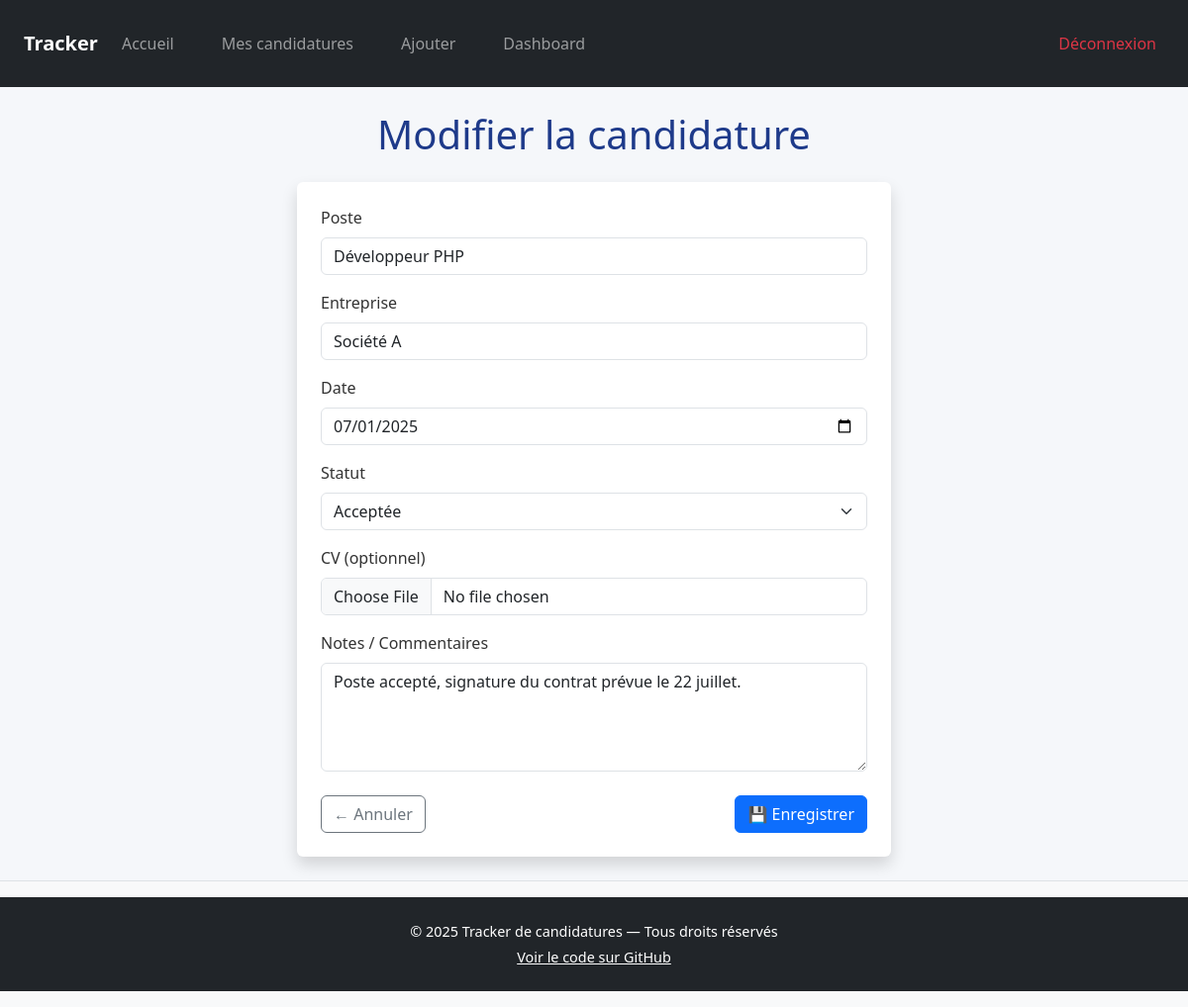
The page /public/index.php?page=modifier&id=1 (signed in) on the database its author committed.
### tables this page shows
CREATE TABLE IF NOT EXISTS `candidatures` (
  `id` int NOT NULL AUTO_INCREMENT,
  `poste` varchar(100) NOT NULL,
  `entreprise` varchar(100) NOT NULL,
  `date` date NOT NULL,
  `statut` varchar(50) NOT NULL,
  `cv` varchar(255) DEFAULT NULL,
  `notes` text NOT NULL,
  `user_id` int NOT NULL,
  PRIMARY KEY (`id`),
  KEY `USER_ID` (`user_id`)
);

### src/Controller/applicationcontroller.php (called while the page is built, shortened)
<?php
require_once __DIR__ . '/../Model/candidature.php';
class ApplicationController
{
    public function modifierCandidature()
    {
        $id = $_GET['id'] ?? null;
        $candidature = Candidature::findById($id);
        include __DIR__ . '/../View/layout.php';
    }
}

### src/Model/candidature.php (called while the page is built, shortened)
<?php
class Candidature
{
    public function __construct($id, $poste, $entreprise, $date, $statut = 'En attente', $cv = null, $notes = '')
    {
        $this->id = $id;
        $this->poste = $poste;
        $this->entreprise = $entreprise;
        $this->date = $date;
        $this->statut = $statut;
        $this->notes = $notes;
    }
    public static function findById($id): ?Candidature
    {
        $pdo = Database::getConnection();
        $stmt = $pdo->prepare("SELECT * FROM candidatures WHERE id = ?");
        $stmt->execute([$id]);
        $row = $stmt->fetch(PDO::FETCH_ASSOC);
        if ($row) {
            return new Candidature(
                $row['id'],
                $row['poste'],
                $row['entreprise'],
                $row['date'],
                $row['statut'] ?? 'En attente',
                $row['cv'] ?? null,
                $row['notes'] ?? ''
            );
        }
        return null;
    }
}

### src/view/edit_candidature.php (the view, shortened to what this page needs)
<h1 class="text-center mb-4">Modifier la candidature</h1>
<?php if (!empty($candidature)) : ?>
  <form
    method="post"
    action="?page=enregistrer_modification&id=<?= $candidature->id ?>"
    enctype="multipart/form-data"
    class="mx-auto p-4 bg-white rounded shadow"
    style="max-width: 600px;"
  >
    <div class="mb-3">
      <label for="poste" class="form-label">Poste</label>
      <input
        type="text"
        class="form-control"
        id="poste"
        name="poste"
        value="<?= htmlspecialchars($candidature->poste) ?>"
        required
      >
    </div>
    <div class="mb-3">
      <label for="entreprise" class="form-label">Entreprise</label>
      <input
        type="text"
        class="form-control"
        id="entreprise"
        name="entreprise"
        value="<?= htmlspecialchars($candidature->entreprise) ?>"
        required
      >
    </div>
    <div class="mb-3">
      <label for="date" class="form-label">Date</label>
      <input
        type="date"
        class="form-control"
        id="date"
        name="date"
        value="<?= htmlspecialchars($candidature->date) ?>"
        required
      >
    </div>
    <div class="mb-3">
      <label for="statut" class="form-label">Statut</label>
      <select name="statut" id="statut" class="form-select" required>
        <?php
          $statuts = ['En attente', 'Entretien', 'Refusée', 'Acceptée', 'Relancée'];
          foreach ($statuts as $statutOption) {
              $selected = ($candidature->statut === $statutOption) ? 'selected' : '';
              echo "<option value=\"$statutOption\" $selected>$statutOption</option>";
          }
        ?>
      </select>
    </div>
    <div class="mb-3">
      <label for="cv" class="form-label">CV (optionnel)</label>
      <input
        type="file"
        name="cv"
        id="cv"
        accept=".pdf,.doc,.docx"
        class="form-control"
      >
    </div>
    <div class="mb-3">
      <label for="notes" class="form-label">Notes / Commentaires</label>
      <textarea
        name="notes"
        id="notes"
        class="form-control"
        rows="4"
      ><?= htmlspecialchars($candidature->notes ?? '') ?></textarea>
    </div>
    <div class="d-flex justify-content-between align-items-center mt-4">
      <a href="?page=candidatures" class="btn btn-outline-secondary">← Annuler</a>
      <button type="submit" class="btn btn-primary">💾 Enregistrer</button>
    </div>
  </form>
<?php else : ?>
  <p class="alert alert-warning text-center mt-4">Candidature introuvable.</p>
<?php endif; ?>

### public/css/style.css (style rules this page uses)
body { font-family: "Segoe UI", Tahoma, Geneva, Verdana, sans-serif; background-color: #f5f7fa; color: #333; padding-bottom: 50px; }
html, body { height: 100%; }
body { display: flex; flex-direction: column; }
h1, h2 { color: #1e3a8a; }

### rows shown on the page
candidatures: poste "Développeur PHP", entreprise "Société A", date "07/01/2025", notes "Poste accepté, signature du contrat prévue le 22 juillet."

### other values the page prints
form field statut "Acceptée"
